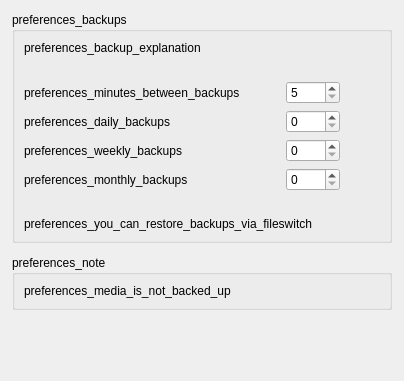
     <widget class="QWidget" name="tab">
      <attribute name="title">
       <string>preferences_backups</string>
      </attribute>
      <layout class="QVBoxLayout" name="verticalLayout_3">
       <property name="spacing">
        <number>12</number>
       </property>
       <property name="leftMargin">
        <number>12</number>
       </property>
       <property name="topMargin">
        <number>12</number>
       </property>
       <property name="rightMargin">
        <number>12</number>
       </property>
       <property name="bottomMargin">
        <number>12</number>
       </property>
       <item>
        <widget class="QGroupBox" name="groupBox_8">
         <property name="sizePolicy">
          <sizepolicy hsizetype="Preferred" vsizetype="Preferred">
           <horstretch>0</horstretch>
           <verstretch>0</verstretch>
          </sizepolicy>
         </property>
         <property name="title">
          <string>preferences_backups</string>
         </property>
         <layout class="QVBoxLayout" name="verticalLayout_15">
          <item>
           <widget class="QLabel" name="backup_explanation">
            <property name="text">
             <string>preferences_backup_explanation</string>
            </property>
            <property name="wordWrap">
             <bool>true</bool>
            </property>
           </widget>
          </item>
          <item>
           <spacer name="verticalSpacer_5">
            <property name="orientation">
             <enum>Qt::Orientation::Vertical</enum>
            </property>
            <property name="sizeType">
             <enum>QSizePolicy::Policy::Fixed</enum>
            </property>
            <property name="sizeHint" stdset="0">
             <size>
              <width>20</width>
              <height>20</height>
             </size>
            </property>
           </spacer>
          </item>
          <item>
           <layout class="QGridLayout" name="gridLayout">
            <item row="1" column="2">
             <widget class="QSpinBox" name="minutes_between_backups">
              <property name="minimum">
               <number>5</number>
              </property>
              <property name="maximum">
               <number>9999</number>
              </property>
             </widget>
            </item>
            <item row="5" column="2">
             <widget class="QSpinBox" name="monthly_backups">
              <property name="maximum">
               <number>9999</number>
              </property>
             </widget>
            </item>
            <item row="1" column="3">
             <spacer name="horizontalSpacer_2">
              <property name="orientation">
               <enum>Qt::Orientation::Horizontal</enum>
              </property>
              <property name="sizeHint" stdset="0">
               <size>
                <width>40</width>
                <height>20</height>
               </size>
              </property>
             </spacer>
            </item>
            <item row="2" column="0">
             <widget class="QLabel" name="label_3">
              <property name="text">
               <string>preferences_daily_backups</string>
              </property>
              <property name="buddy">
               <cstring>daily_backups</cstring>
              </property>
             </widget>
            </item>
            <item row="4" column="2">
             <widget class="QSpinBox" name="weekly_backups">
              <property name="maximum">
               <number>9999</number>
              </property>
             </widget>
            </item>
            <item row="5" column="0">
             <widget class="QLabel" name="label_6">
              <property name="text">
               <string>preferences_monthly_backups</string>
              </property>
              <property name="buddy">
               <cstring>monthly_backups</cstring>
              </property>
             </widget>
            </item>
            <item row="4" column="0">
             <widget class="QLabel" name="label_5">
              <property name="text">
               <string>preferences_weekly_backups</string>
              </property>
              <property name="buddy">
               <cstring>weekly_backups</cstring>
              </property>
             </widget>
            </item>
            <item row="1" column="0">
             <widget class="QLabel" name="label_7">
              <property name="text">
               <string>preferences_minutes_between_backups</string>
              </property>
              <property name="buddy">
               <cstring>minutes_between_backups</cstring>
              </property>
             </widget>
            </item>
            <item row="2" column="2">
             <widget class="QSpinBox" name="daily_backups">
              <property name="maximum">
               <number>9999</number>
              </property>
             </widget>
            </item>
            <item row="1" column="1">
             <spacer name="horizontalSpacer_3">
              <property name="orientation">
               <enum>Qt::Orientation::Horizontal</enum>
              </property>
              <property name="sizeHint" stdset="0">
               <size>
                <width>40</width>
                <height>20</height>
               </size>
              </property>
             </spacer>
            </item>
           </layout>
          </item>
          <item>
           <spacer name="verticalSpacer_6">
            <property name="orientation">
             <enum>Qt::Orientation::Vertical</enum>
            </property>
            <property name="sizeType">
             <enum>QSizePolicy::Policy::Fixed</enum>
            </property>
            <property name="sizeHint" stdset="0">
             <size>
              <width>20</width>
              <height>20</height>
             </size>
            </property>
           </spacer>
          </item>
          <item>
           <widget class="QLabel" name="openBackupFolder">
            <property name="text">
             <string>preferences_you_can_restore_backups_via_fileswitch</string>
            </property>
           </widget>
          </item>
         </layout>
        </widget>
       </item>
       <item>
        <widget class="QGroupBox" name="groupBox_9">
         <property name="title">
          <string>preferences_note</string>
         </property>
         <layout class="QVBoxLayout" name="verticalLayout_13">
          <item>
           <widget class="QLabel" name="label_4">
            <property name="text">
             <string>preferences_media_is_not_backed_up</string>
            </property>
            <property name="wordWrap">
             <bool>true</bool>
            </property>
           </widget>
          </item>
         </layout>
        </widget>
       </item>
       <item>
        <spacer name="verticalSpacer_4">
         <property name="orientation">
          <enum>Qt::Orientation::Vertical</enum>
         </property>
         <property name="sizeHint" stdset="0">
          <size>
           <width>20</width>
           <height>59</height>
          </size>
         </property>
        </spacer>
       </item>
      </layout>
     </widget>
